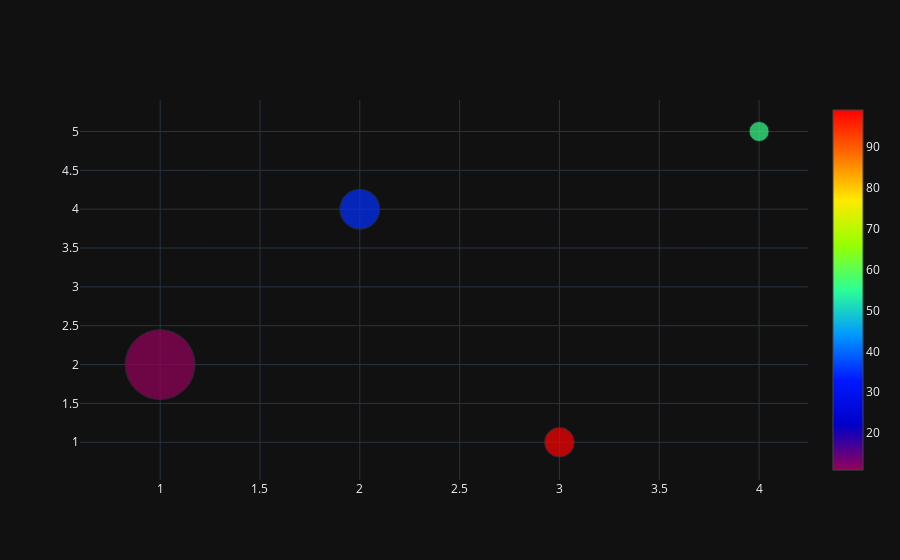

Notebook code for this chart:
### Code cell
a = [11, 35, 99, 56]
trace = go.Scatter(
    x=x, y=y,
    mode='markers',
    marker=go.scatter.Marker(
        size=z,
        color=a,
        colorscale='Rainbow',
        showscale=True
    )
)
data = [trace]
offline.iplot(data)

### Figure 1 — Plotly figure (JSON) as saved in the notebook; plotly's stock layout.template omitted (floating-point values rounded to 4 significant figures)
{"data": [{"marker": {"color": [11, 35, 99, 56], "colorscale": [[0.0, "rgb(150,0,90)"], [0.125, "rgb(0,0,200)"], [0.25, "rgb(0,25,255)"], [0.375, "rgb(0,152,255)"], [0.5, "rgb(44,255,150)"], [0.625, "rgb(151,255,0)"], [0.75, "rgb(255,234,0)"], [0.875, "rgb(255,111,0)"], [1.0, "rgb(255,0,0)"]], "showscale": true, "size": [70, 40, 30, 20]}, "mode": "markers", "x": [1, 2, 3, 4], "y": [2, 4, 1, 5], "type": "scatter"}], "layout": {}}
